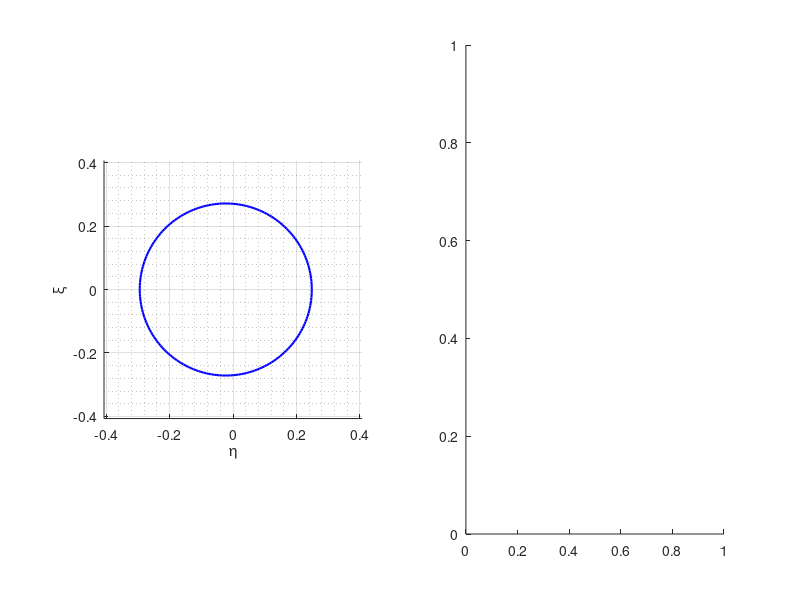

MATLAB code for this plot: (Note: this script raises an error after producing the figure.)
clc;
clear;
close all;

set(0,'DefaultLineLineWidth',1.5);
%% Airfoil Characteristics

c = 1; % Chord length
tc = 12./100; % Thickness to Chord Ratio

%% Joukowski circle 

a = (c./4) * ( 1 + 2.*tc.*4/(3.*sqrt(3)) )  .* (1 + tc.*4/(3.*sqrt(3)) )^(-2);

b = a .* tc .* 4/(3.*sqrt(3));

R = a + b;
Zeta_origin = -b;
Zeta_circ = R*exp(1i*linspace(0,2*pi,200)) + Zeta_origin;


%% 

figure,
subplot(1,2,1), hold all
plot(complex(0),'k.') % this is (0,0)
plot(complex(Zeta_origin),'bx') % this is the center of the circle 
plot(complex(Zeta_circ),'b')
axis equal tight, axis([-1.5*R,1.5*R,-1.5*R,1.5*R]) 
grid on, grid minor
xlabel('\eta'), ylabel('\xi')


subplot(1,2,2), hold all
plot(joukowski_mapping(Zeta_circ,a),'b')
view(2), axis equal tight, axis([-0.75*c,0.75*c,-0.75*c,0.75*c]) 
grid on, grid minor
xlabel('x'), ylabel('y')

%% Flow Field
alpha = 0; % AoA in degrees
alpha = deg2rad(alpha);

Re = 2e4;
uinf = Re .* 1.56e-5 / c;

Gamma = -4 .* pi .* R .* uinf .* sin(alpha); % alpha


n = 400;
bound = 3*R;
[eta, xi] = meshgrid(linspace(-bound,bound,n), linspace(bound,-bound,n));

zeta = eta + 1i .* xi;


w = flow_field_gamma(alpha, uinf, R, Gamma, zeta, Zeta_origin);

psi = imag(w);

nlevels = 6;

levels = imag(flow_field_gamma(alpha, uinf, R, Gamma, -bound + 1i.*linspace(0,bound,nlevels), Zeta_origin));

if ~ismember(0,levels)
    levels = cat(2,0,levels);
end

levels = sort(cat(2,-levels(2:end),levels));

figure
hold on
contour(eta,xi,psi,levels,'k-')
fill(real(Zeta_circ),imag(Zeta_circ),'b','LineStyle','none')
plot(complex(Zeta_origin),'kx')
hold off
axis square
grid on, grid minor
savefig('FlowContourJouk.fig')

%%
narrows = nlevels*4;

[eta2, xi2] = meshgrid(linspace(-bound,bound,narrows), linspace(bound,-bound,narrows));

zeta2 = eta2 + 1i.*xi2;


cond = abs(zeta2-Zeta_origin)<=R;
length(cond)
zeta2(cond) = R.*exp(-1i.* linspace(0,2*pi,length(zeta2(cond))) ) + Zeta_origin;

eta2 = real(zeta2);
xi2 = imag(zeta2);

U_zeta = velocity_field_gamma(alpha, uinf, R, Gamma, zeta2, Zeta_origin);
u_zeta = real(U_zeta);
v_zeta = -imag(U_zeta);

U_real = U_zeta ./(1 - a.^2./(zeta2.^2) );
u_real = real(U_real);
v_real = -imag(U_real);


x2 = real(joukowski_mapping(zeta2,a));
y2 = imag(joukowski_mapping(zeta2,a));
min(x2,[],"all")
min(y2,[],"all")

zflow = linspace(min(x2,[],"all"),0,5) .* exp(1i.*alpha);



figure
hold on
fill(real(Zeta_circ),imag(Zeta_circ),'b','LineStyle','none')
quiver(eta2,xi2,u_zeta,v_zeta,'k')
hold off
axis square
grid on, grid minor
savefig('FlowArrowsJouk.fig')

cond = abs(zeta-Zeta_origin)<=R;
zeta(cond) = R.*exp(-1i.* linspace(0,2*pi,length(zeta(cond))) ) + Zeta_origin;

figure
colormap hot;
h = pcolor(real(joukowski_mapping(zeta,a)),imag(joukowski_mapping(zeta,a)),abs( velocity_field_gamma(alpha, uinf, R, Gamma, zeta, Zeta_origin) ./(1 - a.^2./(zeta.^2) ) ));
set(h, 'EdgeColor', 'none');
colorbar

figure
hold on
plot(complex(zflow),"k--")
fill(real(joukowski_mapping(Zeta_circ,a)),imag(joukowski_mapping(Zeta_circ,a)),'b','LineStyle','none')
quiver(x2,y2,u_real,v_real,'k')
hold off
legend({"","freestream flow", "", ""},'Location','best')
axis square
grid on, grid minor


